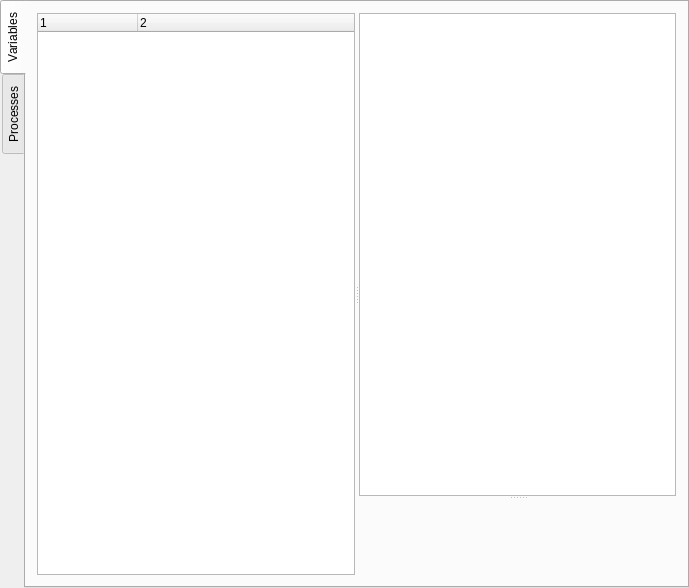
<?xml version="1.0" encoding="UTF-8"?>
<ui version="4.0">
 <class>win</class>
 <widget class="QDialog" name="win">
  <property name="enabled">
   <bool>true</bool>
  </property>
  <property name="geometry">
   <rect>
    <x>0</x>
    <y>0</y>
    <width>689</width>
    <height>588</height>
   </rect>
  </property>
  <property name="mouseTracking">
   <bool>false</bool>
  </property>
  <property name="focusPolicy">
   <enum>Qt::NoFocus</enum>
  </property>
  <property name="windowTitle">
   <string>MT/qt.h example</string>
  </property>
  <layout class="QGridLayout" name="gridLayout">
   <property name="margin">
    <number>0</number>
   </property>
   <item row="0" column="0">
    <widget class="QTabWidget" name="tabs">
     <property name="layoutDirection">
      <enum>Qt::LeftToRight</enum>
     </property>
     <property name="tabPosition">
      <enum>QTabWidget::West</enum>
     </property>
     <property name="currentIndex">
      <number>0</number>
     </property>
     <property name="iconSize">
      <size>
       <width>16</width>
       <height>16</height>
      </size>
     </property>
     <widget class="QWidget" name="VariableTab">
      <attribute name="title">
       <string>Variables</string>
      </attribute>
      <layout class="QGridLayout" name="gridLayout_2">
       <item row="0" column="0">
        <widget class="QSplitter" name="splitter_2">
         <property name="orientation">
          <enum>Qt::Horizontal</enum>
         </property>
         <widget class="QTreeWidget" name="VariableTree">
          <property name="columnCount">
           <number>2</number>
          </property>
          <column>
           <property name="text">
            <string notr="true">1</string>
           </property>
          </column>
          <column>
           <property name="text">
            <string notr="true">2</string>
           </property>
          </column>
         </widget>
         <widget class="QSplitter" name="splitter">
          <property name="orientation">
           <enum>Qt::Vertical</enum>
          </property>
          <widget class="QTextBrowser" name="VariableText"/>
          <widget class="QWidget" name="VariableGL" native="true"/>
         </widget>
        </widget>
       </item>
      </layout>
     </widget>
     <widget class="QWidget" name="ProcessTab">
      <attribute name="title">
       <string>Processes</string>
      </attribute>
     </widget>
    </widget>
   </item>
  </layout>
  <action name="actionRead">
   <property name="text">
    <string>read</string>
   </property>
  </action>
 </widget>
 <layoutdefault spacing="6" margin="11"/>
 <resources/>
 <connections/>
</ui>
